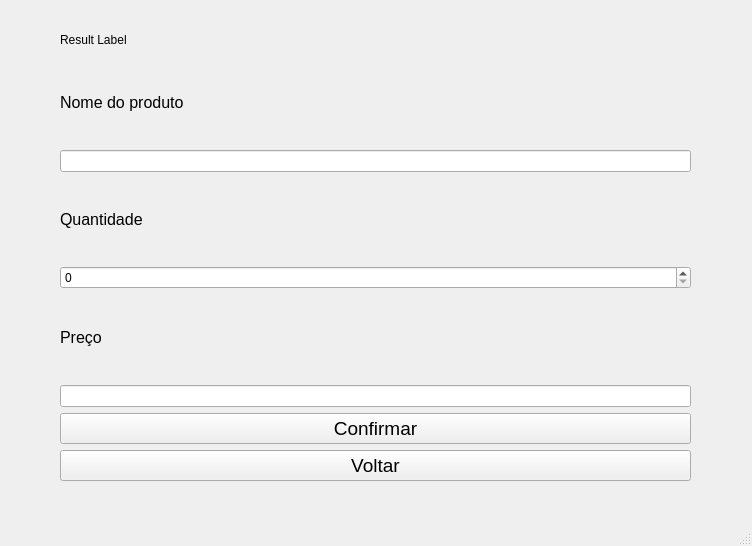
<?xml version="1.0" encoding="UTF-8"?>
<ui version="4.0">
 <class>CadProduto</class>
 <widget class="QMainWindow" name="CadProduto">
  <property name="geometry">
   <rect>
    <x>0</x>
    <y>0</y>
    <width>752</width>
    <height>546</height>
   </rect>
  </property>
  <property name="windowTitle">
   <string>MainWindow</string>
  </property>
  <widget class="QWidget" name="centralwidget">
   <widget class="QWidget" name="layoutWidget">
    <property name="geometry">
     <rect>
      <x>60</x>
      <y>60</y>
      <width>631</width>
      <height>421</height>
     </rect>
    </property>
    <layout class="QGridLayout" name="gridLayout">
     <item row="0" column="0">
      <layout class="QVBoxLayout" name="verticalLayout_4">
       <item>
        <layout class="QVBoxLayout" name="verticalLayout">
         <item>
          <widget class="QLabel" name="label">
           <property name="font">
            <font>
             <pointsize>12</pointsize>
            </font>
           </property>
           <property name="text">
            <string>Nome do produto</string>
           </property>
          </widget>
         </item>
         <item>
          <widget class="QLineEdit" name="lineNome"/>
         </item>
        </layout>
       </item>
       <item>
        <layout class="QVBoxLayout" name="verticalLayout_2">
         <item>
          <widget class="QLabel" name="label_2">
           <property name="font">
            <font>
             <pointsize>12</pointsize>
            </font>
           </property>
           <property name="text">
            <string>Quantidade</string>
           </property>
          </widget>
         </item>
         <item>
          <widget class="QSpinBox" name="spinQuantidade"/>
         </item>
        </layout>
       </item>
       <item>
        <layout class="QVBoxLayout" name="verticalLayout_3">
         <item>
          <widget class="QLabel" name="label_3">
           <property name="font">
            <font>
             <pointsize>12</pointsize>
            </font>
           </property>
           <property name="text">
            <string>Preço</string>
           </property>
          </widget>
         </item>
         <item>
          <widget class="QLineEdit" name="linePreco"/>
         </item>
        </layout>
       </item>
      </layout>
     </item>
     <item row="1" column="0">
      <layout class="QVBoxLayout" name="verticalLayout_5">
       <item>
        <widget class="QPushButton" name="pushButton">
         <property name="font">
          <font>
           <pointsize>14</pointsize>
          </font>
         </property>
         <property name="text">
          <string>Confirmar</string>
         </property>
        </widget>
       </item>
       <item>
        <widget class="QPushButton" name="pushButton_2">
         <property name="font">
          <font>
           <pointsize>14</pointsize>
          </font>
         </property>
         <property name="text">
          <string>Voltar</string>
         </property>
        </widget>
       </item>
      </layout>
     </item>
    </layout>
   </widget>
   <widget class="QLabel" name="resultLabel">
    <property name="geometry">
     <rect>
      <x>60</x>
      <y>30</y>
      <width>641</width>
      <height>19</height>
     </rect>
    </property>
    <property name="text">
     <string>Result Label</string>
    </property>
   </widget>
  </widget>
  <widget class="QStatusBar" name="statusbar"/>
 </widget>
 <resources/>
 <connections/>
</ui>
